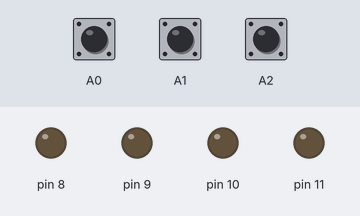
Bench run of a sketch on a simulated Arduino Uno, built with avr-gcc and run on an emulated ATmega328P. Parts: output pins drawn as LEDs (lit = HIGH). The inputs (shaded band) are chosen by the test bench; at power-on: A0 HIGH, A1 HIGH, A2 HIGH.

Above: at 1.2 s.
1.3 s: A0 pulled LOW for 0.15 s
At 2.1 s:
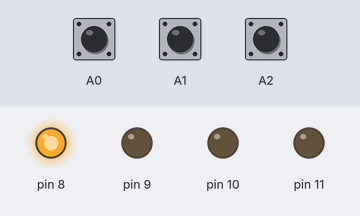
4.4 s: A1 pulled LOW for 1 s
At 7.1 s:
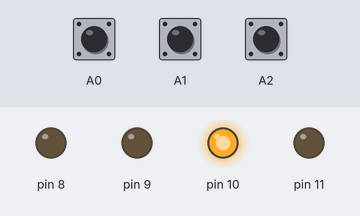
8.4 s: A1 pulled LOW for 3.2 s
At 9.8 s:
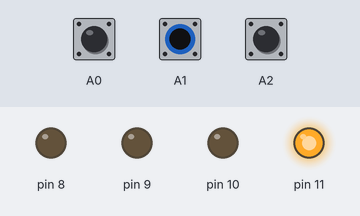
13.8 s: A1 pulled LOW for 0.15 s
At 16.6 s:
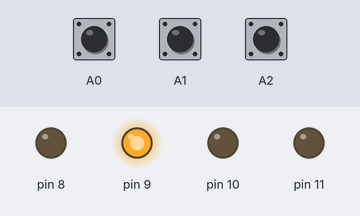
Timing chart, 0 to 17.9 s (numbered marks = the images above; inputs shaded):
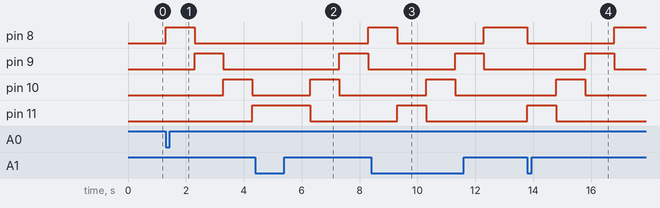

The sketch:

Praktikum_3.2.ino
```cpp
void setup(){
  DDRC=0x00;
  PORTC=0X07;
  DDRB=0x0F;
}
void loop(){
if (digitalRead(A2)==LOW) //S1
{
  PORTB=0x00;
}

else
{
  if (digitalRead(A0)==LOW) //S1
  {
    PORTB=0x01;
    delay(1000);
    PORTB=0x02;
    delay(1000);
    PORTB=0x04;
    delay(1000);
    PORTB=0x08;
    delay(1000);
  }
  else if (digitalRead(A1)==LOW) //S2
  {
    digitalRead(A0)==HIGH;
    PORTB=0x08;
    delay(1000);
    PORTB=0x04;
    delay(1000);
    PORTB=0x02;
    delay(1000);
    PORTB=0x01;
    delay(1000);
  }
  else if (digitalRead(A2)==LOW) //RESET
  {
    PORTB=0x00;
  }
}
}
```

Measured:
- after the input at 1.3 s, pin 8: LOW → HIGH at once, → LOW 1.0 s later; pin 9: LOW → HIGH after 1.0 s, → LOW 1.0 s later; pin 10: LOW → HIGH after 2.0 s, → LOW 1.0 s later; pin 11: LOW → HIGH after 3.0 s
- after the input at 4.4 s, pin 8: LOW → HIGH after 3.9 s; pin 9: LOW → HIGH after 2.9 s, → LOW 1.0 s later; pin 10: LOW → HIGH after 1.9 s, → LOW 1.0 s later; pin 11: HIGH → LOW after 1.9 s
- after the input at 8.4 s, pin 8: HIGH → LOW after 0.90 s, → HIGH 3.0 s later; pin 9: LOW → HIGH after 2.9 s, → LOW 1.0 s later; pin 10: LOW → HIGH after 1.9 s, → LOW 1.0 s later; pin 11: LOW → HIGH after 0.90 s, → LOW 1.0 s later
- after the input at 13.8 s, pin 8: HIGH → LOW at once, → HIGH 3.0 s later; pin 9: LOW → HIGH after 2.0 s, → LOW 1.0 s later; pin 10: LOW → HIGH after 1.0 s, → LOW 1.0 s later; pin 11: LOW → HIGH at once, → LOW 1.0 s later
